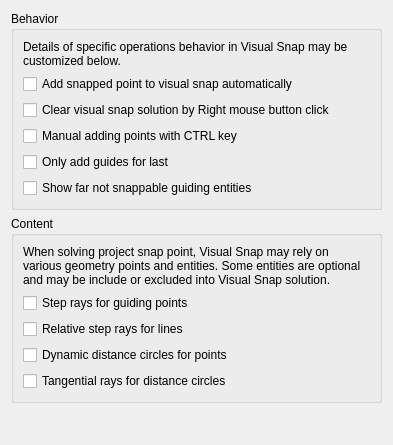
<?xml version="1.0" encoding="UTF-8"?>
<ui version="4.0">
 <class>LC_SettingsPageSnapVisualBehavior</class>
 <widget class="QWidget" name="LC_SettingsPageSnapVisualBehavior">
  <property name="geometry">
   <rect>
    <x>0</x>
    <y>0</y>
    <width>393</width>
    <height>445</height>
   </rect>
  </property>
  <layout class="QGridLayout" name="gridLayout_2">
   <item row="0" column="0" colspan="2">
    <widget class="QGroupBox" name="groupBox_36">
     <property name="title">
      <string>Behavior</string>
     </property>
     <layout class="QGridLayout" name="gridLayout">
      <item row="0" column="0" colspan="2">
       <widget class="QLabel" name="label_2">
        <property name="text">
         <string>Details of specific operations behavior in Visual Snap may be customized below.</string>
        </property>
        <property name="wordWrap">
         <bool>true</bool>
        </property>
       </widget>
      </item>
      <item row="1" column="0">
       <widget class="QCheckBox" name="cbVisualSnapAutoAddSnapPoint">
        <property name="toolTip">
         <string>Auto Adding Points

If checked, snap point requested by command and specified by the user will be added to visual snap automatically.
Otherwise, it should be added manually.</string>
        </property>
        <property name="text">
         <string>Add snapped point to visual snap automatically</string>
        </property>
       </widget>
      </item>
      <item row="2" column="0">
       <widget class="QCheckBox" name="cbVisualSnapClearSolutionByRMB">
        <property name="toolTip">
         <string>Clearing

Visual snap solution will be cleared by CTRL+Middle Mouse Button click.
If selected, visual snap solution may be also cleared by Right Mouse Button click.</string>
        </property>
        <property name="text">
         <string>Clear visual snap solution by Right mouse button click</string>
        </property>
       </widget>
      </item>
      <item row="3" column="0">
       <widget class="QCheckBox" name="cbVisualSnapManualAddingWithCTRL">
        <property name="toolTip">
         <string>Manual Adding Points

If selected, points will be added manually as guiding points if cursor is over them and CTRL key is pressed.
Otherwise - they will be added by placing cursor over only.</string>
        </property>
        <property name="text">
         <string>Manual adding points with CTRL key</string>
        </property>
       </widget>
      </item>
      <item row="3" column="1">
       <spacer name="horizontalSpacer_3">
        <property name="orientation">
         <enum>Qt::Orientation::Horizontal</enum>
        </property>
        <property name="sizeHint" stdset="0">
         <size>
          <width>0</width>
          <height>0</height>
         </size>
        </property>
       </spacer>
      </item>
      <item row="4" column="0">
       <widget class="QCheckBox" name="cbVSAutoAddLastSnapOnly">
        <property name="toolTip">
         <string>Auto Add Last Point Only

If selected, guiding entities will be added for last snapped point only. </string>
        </property>
        <property name="text">
         <string>Only add guides for last</string>
        </property>
       </widget>
      </item>
      <item row="5" column="0">
       <widget class="QCheckBox" name="cbVisualSnapShowNotSnappableGuides">
        <property name="toolTip">
         <string>Show Far Not Snappable

If selected, guiding entites that are far from the mouse cursor point and
are not within snap range and therefore will not be snapped 
will be also shown. 
That may provide better overview for all possible snap points,
yet in some cases may visualy overcrowd the snap by guiding entities.
Otherwise, only guiding entities that are within snap range
and thus may be snapped will be visible.</string>
        </property>
        <property name="text">
         <string>Show far not snappable guiding entities </string>
        </property>
       </widget>
      </item>
      <item row="1" column="1">
       <spacer name="horizontalSpacer">
        <property name="orientation">
         <enum>Qt::Orientation::Horizontal</enum>
        </property>
        <property name="sizeHint" stdset="0">
         <size>
          <width>40</width>
          <height>20</height>
         </size>
        </property>
       </spacer>
      </item>
     </layout>
    </widget>
   </item>
   <item row="2" column="0">
    <spacer name="verticalSpacer">
     <property name="orientation">
      <enum>Qt::Orientation::Vertical</enum>
     </property>
     <property name="sizeHint" stdset="0">
      <size>
       <width>0</width>
       <height>0</height>
      </size>
     </property>
    </spacer>
   </item>
   <item row="1" column="0" colspan="2">
    <widget class="QGroupBox" name="groupBox_38">
     <property name="title">
      <string>Content</string>
     </property>
     <layout class="QGridLayout" name="gridLayout_vc">
      <item row="4" column="0">
       <widget class="QCheckBox" name="cbVisualSnapVertexVertexDistancesTangential">
        <property name="toolTip">
         <string>Tangential Rays

If selected, and both 'Snap to Distance' and 'Snap To Center' snap modes are enabled,
tangential guiding rays will be created between distance circles that are created for guiding points.
Otherwise, tangential will not be created.</string>
        </property>
        <property name="text">
         <string>Tangential rays for distance circles</string>
        </property>
       </widget>
      </item>
      <item row="1" column="2">
       <spacer name="horizontalSpacer_5">
        <property name="orientation">
         <enum>Qt::Orientation::Horizontal</enum>
        </property>
        <property name="sizeHint" stdset="0">
         <size>
          <width>0</width>
          <height>0</height>
         </size>
        </property>
       </spacer>
      </item>
      <item row="2" column="0">
       <widget class="QCheckBox" name="cbVisualSnapRaysAngleSnapRelative">
        <property name="toolTip">
         <string>Relative Rays

If checked, visual snap will also create guiding rays for enpoints of lines from the document,
added into visual snap with step, similar to angle snap yet which is related to the line's own angle.
Otherwise, only tangential and normal rays will be considered for vertexes.</string>
        </property>
        <property name="text">
         <string>Relative step rays for lines</string>
        </property>
       </widget>
      </item>
      <item row="3" column="0">
       <widget class="QCheckBox" name="cbVisualSnapVertexVertexDistanceCircles">
        <property name="toolTip">
         <string>Distance Circles

If selected, guiding circles for distances between guiding points will be included into visual snap.
Otherwise, they will be ignored. </string>
        </property>
        <property name="text">
         <string>Dynamic distance circles for points</string>
        </property>
       </widget>
      </item>
      <item row="1" column="0">
       <widget class="QCheckBox" name="cbVisualSnapRaysAngleSnapVertexes">
        <property name="toolTip">
         <string>Rays

If checked, visual snap will also consider rays from guiding points with step, similar to angle snap.
Otherwise, only vertical and horizontal rays will be considered for vertexes.</string>
        </property>
        <property name="text">
         <string>Step rays for guiding points</string>
        </property>
       </widget>
      </item>
      <item row="0" column="0" colspan="3">
       <widget class="QLabel" name="label_3">
        <property name="text">
         <string>When solving project snap point, Visual Snap may rely on various geometry points and entities. Some entities are optional and may be include or excluded into Visual Snap solution.</string>
        </property>
        <property name="wordWrap">
         <bool>true</bool>
        </property>
       </widget>
      </item>
     </layout>
    </widget>
   </item>
  </layout>
 </widget>
 <resources/>
 <connections/>
</ui>
